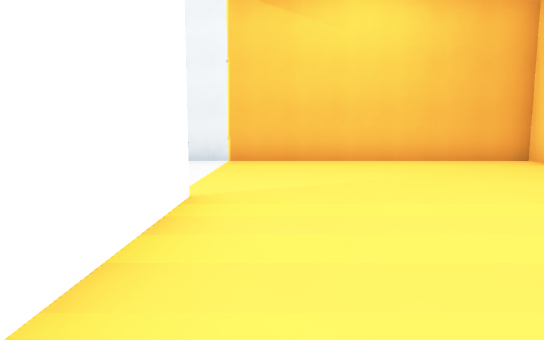
view 1 (above)

20 first-person views from a walk through a level from a Godot 3-D game. The camera is 1.2 m above the floor, tilts 6° down and sees 75° across. The floor is counted in squares, 1.8 m on a side. Each view is taken from the middle of a square. On the plan, view 1 faces up. The plan holds only what a view shows up to about 11 squares ahead; the rest is blank. The place goes on beyond the plan. Characters and animated objects are not drawn. Surface patterns are stand-ins for the level's own textures.

view 2
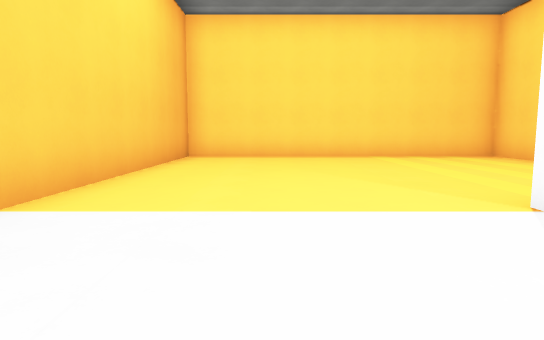

view 3
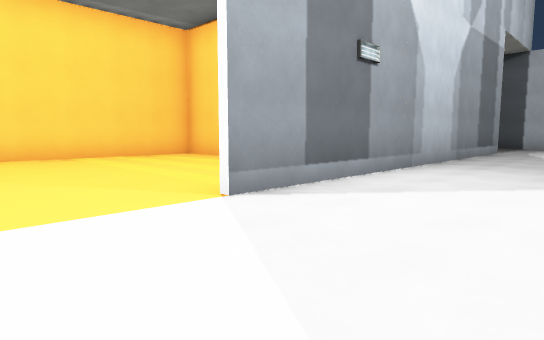

view 4
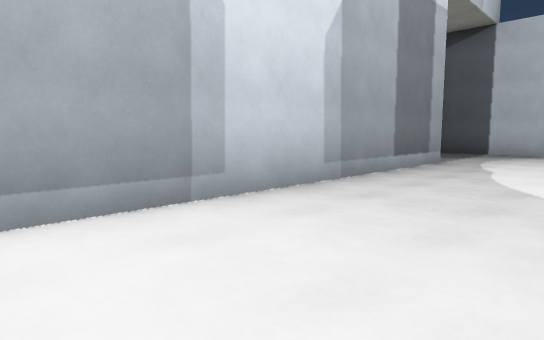

view 5
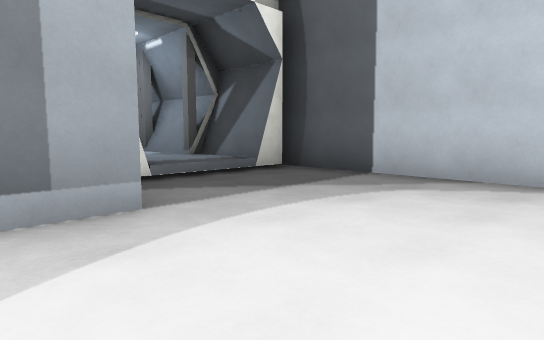

view 6
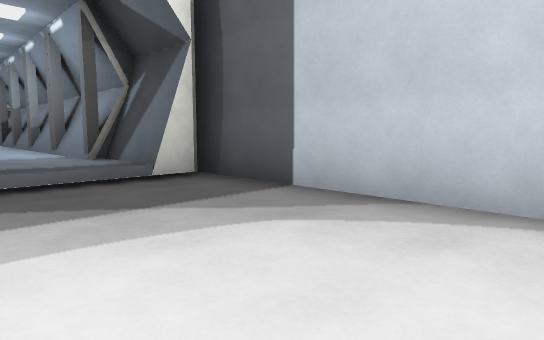

view 7
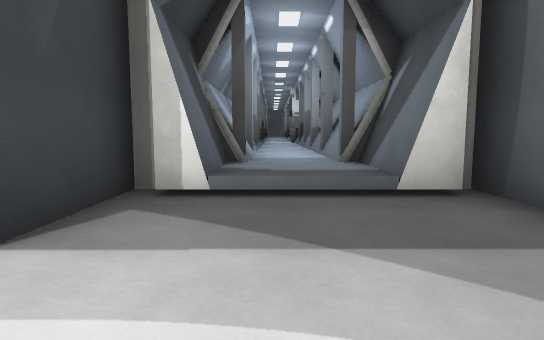

view 8
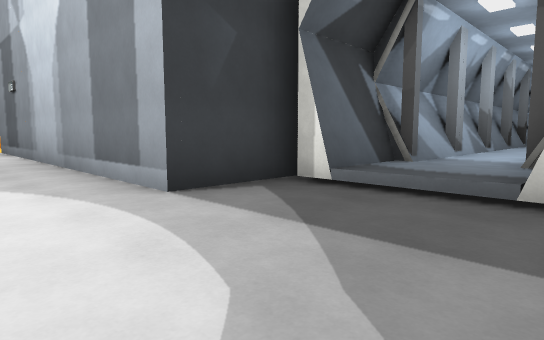

view 9
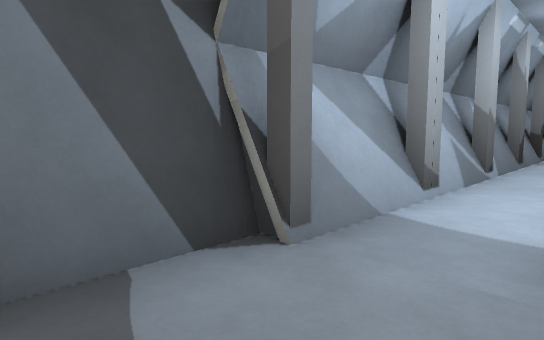

view 10
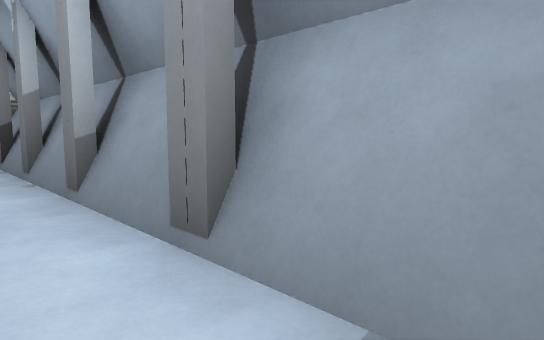

view 11
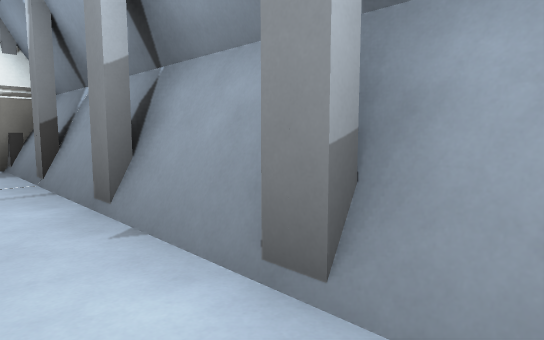

view 12
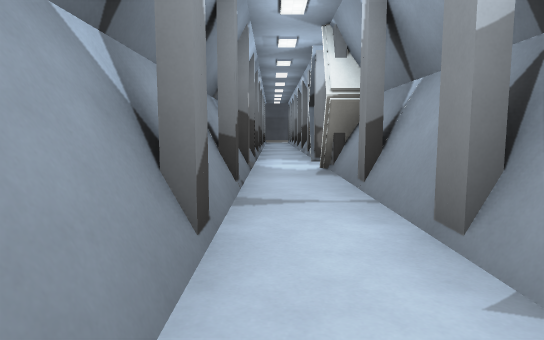

view 13
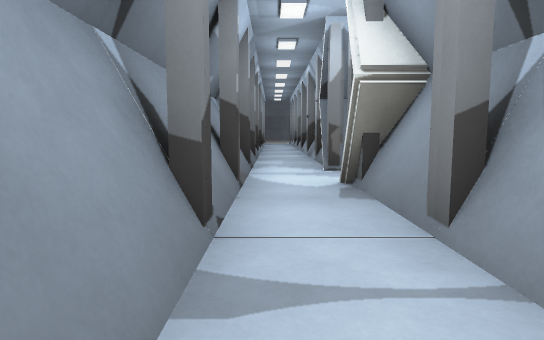

view 14
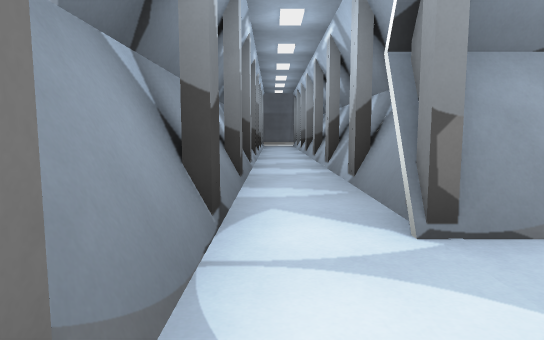

view 15
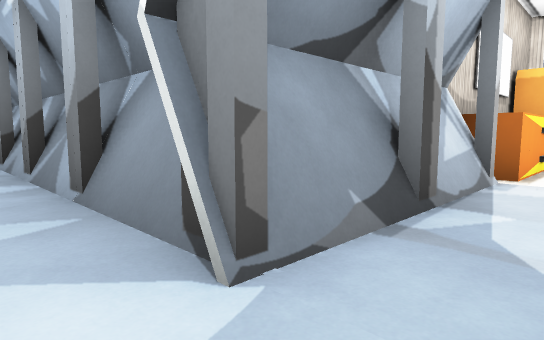

view 16
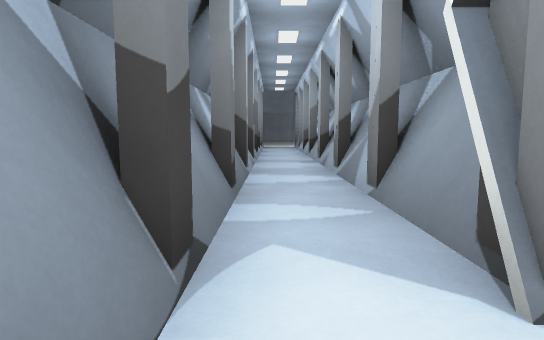

view 17
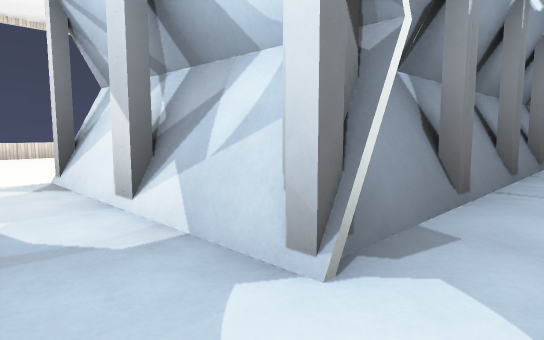

view 18
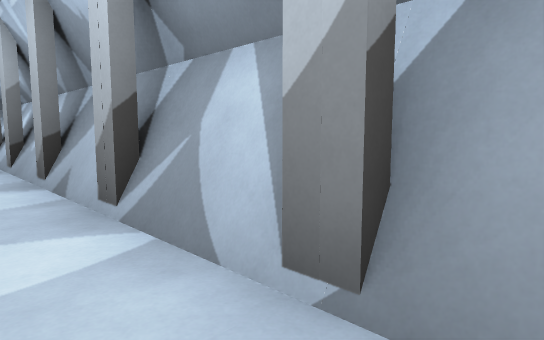

view 19
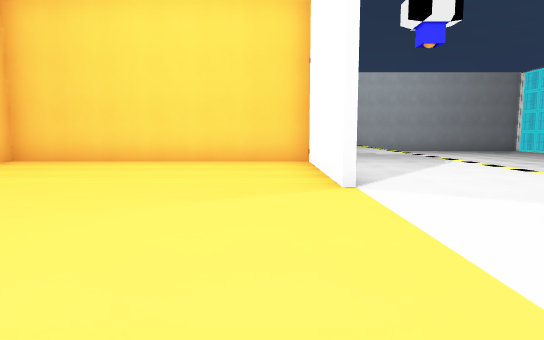

view 20
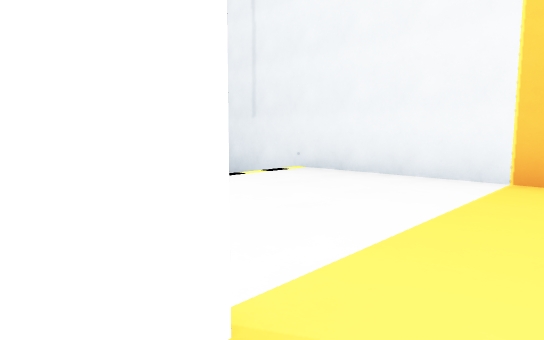

### Floor plan
Key: @ floor where view 1 was taken; # wall or solid block; . main floor; : floor 0.25 m higher than the main floor; + floor 0.5 m higher than the main floor; = window, fence, low wall or low ledge; v drop or lower ground; P pillar.
Columns run from 5 left of view 1 to 23 right of it. Each row starts with its distance up from view 1.
  9 ############
  8 v..........#
  7 v..........#
  6  ..........#
  5  ..........#
  4  ..........#
  3  ...#......#
  2 v...#......#
  1 v...#......#
  0 v...#@.....#
 -1 v...########
 -2  ...#
 -3  ...#
 -4   ..#
 -5   ..#
 -6  ...#
 -7  ...###
 -8  .....##P#P#P#P#P#PP#P#P#P P
 -9  .....++:::::::::++++++++++++
-10  .....++P#P#P#P#P#PPPP#P#P#P#
-11  .....#############++########
-12  ######           #PP#
-13                   #++#
-14                   #PP#
-15                    :##
-16                   ::#
-17                   ::#
-18                   ::
-19                   ::
-20                  ::
-21                  ==

Positions as (right, up) in squares from view 1, and headings:
1: (0, 0), facing up
2: (-4, 6), facing right
3: (-4, 6), facing down-right
4: (-4, 1), facing down-right
5: (-4, -6), facing down-right
6: (-4, -8), facing down-right
7: (-3, -9), facing right
8: (-3, -11), facing up-right
9: (1, -10), facing up-right
10: (3, -9), facing down-right
11: (6, -9), facing down-right
12: (7, -9), facing right
13: (9, -9), facing right
14: (13, -9), facing right
15: (14, -9), facing down-right
16: (14, -9), facing right
17: (15, -9), facing down-left
18: (17, -9), facing down-right
19: (0, 8), facing down
20: (0, 3), facing up-left
